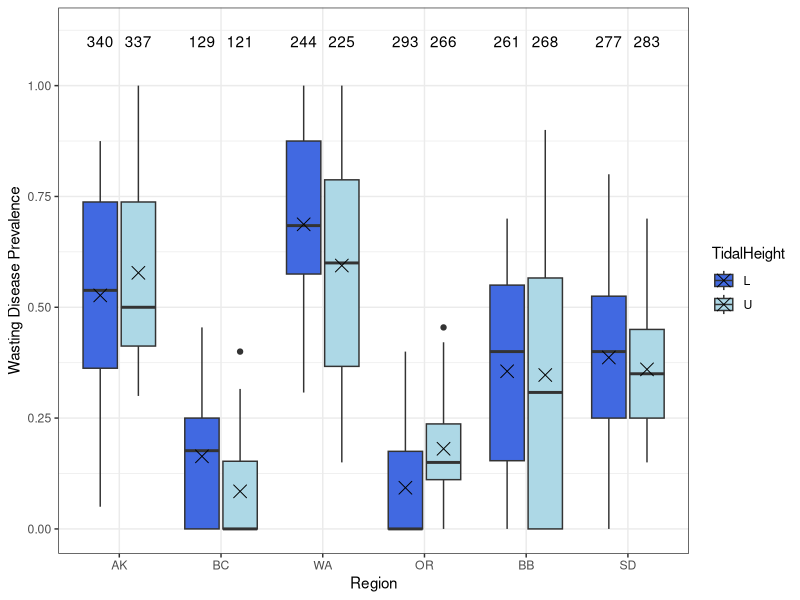
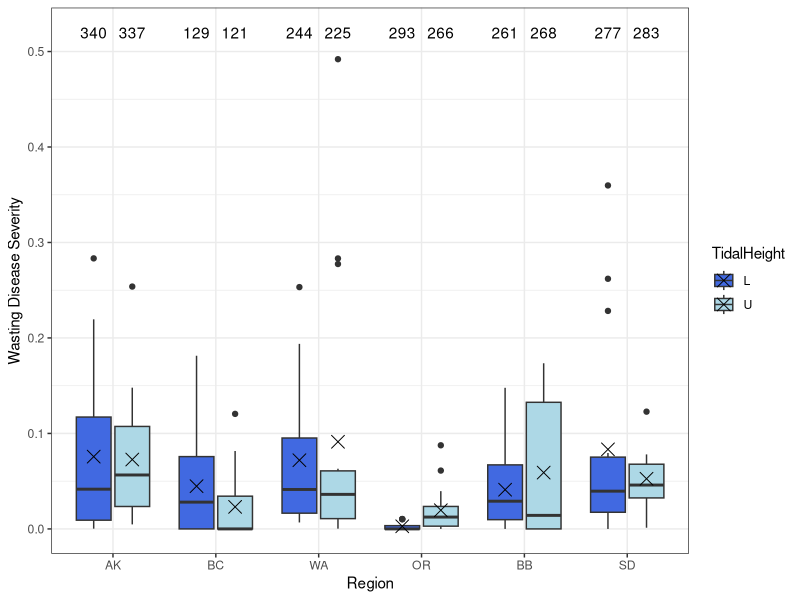
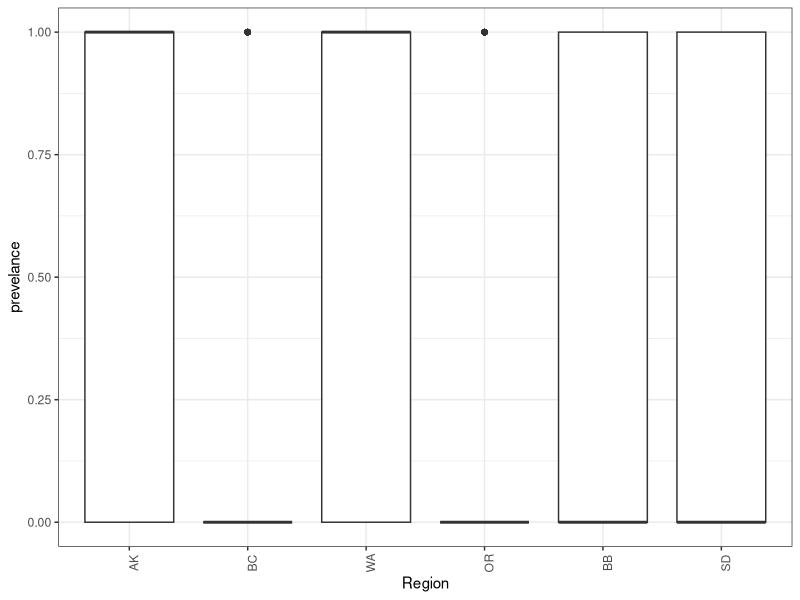
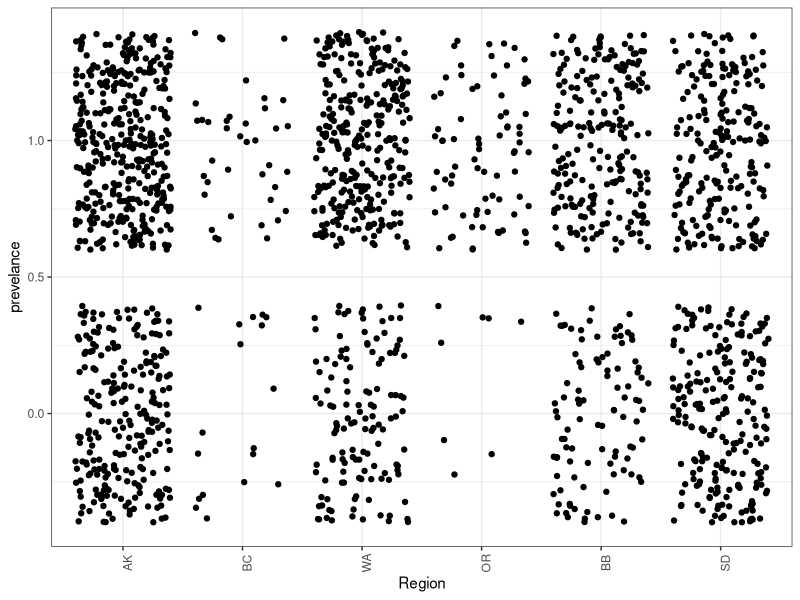

Recreate these plots in R, in order. (Note: this script raises an error after producing the figures.)
library(tidyverse)
library(ggplot2)
site_order <- c("Alaska","British Columbia","Washington","Oregon","Bodega Bay","San Diego")
site_order2 <- c("AK","BC","WA","OR","BB","SD")

## read in and organize output from EELISA
output <- read.csv("NSF_Log_2019_12_16.csv")
output$location <- ordered(output$location,levels=site_order)
output <- separate(output,col=file_name,c("Region","SiteCode","Transect","TidalHeight",NA,NA),sep="[.]",remove = FALSE)
output <- unite(output,col="SampleID",c("Region","SiteCode","Transect","TidalHeight","blade_num"),sep=".",remove=FALSE)
output$Region <- ordered(output$Region,levels=site_order2)

#subset only EELISA scans split properly
output_true <- subset(output,correct_num=="TRUE")
which(duplicated(output_true$SampleID))
which(duplicated(output_true$SampleID,fromLast = TRUE))
output_true[c(1413,1414,1415,1467,1468,1469),]
#The duplicate SampleIDs come from the file "AK.C.4.L.6_10.tiff" which overlaps.
#Only 3 duplicates for the "true" dataset right now - some of the others were not split evenly.
#We want to keep the later entries (1467,1468,1469) because those are the "correct" numbers (match the surrounidng scans)
#Decide whether to keep the extra 6_10 blades as 21_25?
output_true <- output_true[-c(1413,1414,1415),]

## read in and organize DiseaseBlade samples (1-15 per transect)
blades <- read.csv("DiseaseBlades.csv")
blades$SampleID <- gsub("U","U_",blades$SampleID)
blades$SampleID <- gsub("L","L_",blades$SampleID)
blades <- separate(blades,col=SampleID,c("SampleDate","Region","SiteCode","TidalHeight","Transect","Blade"),sep="_")
blades <- unite(blades,col="SampleID",c("Region","SiteCode","Transect","TidalHeight","Blade"),sep=".",remove=FALSE)
blades$Region <- ordered(blades$Region,levels=site_order2)

## read in and organize the Epiphyte Blades samples (16-20 per transect)
epi_blades <- read.csv("ShootMetrics.csv")
epi_blades <- epi_blades[,c(3,15)]
epi_blades$SampleID <- gsub("U","U_",epi_blades$SampleID)
epi_blades$SampleID <- gsub("L","L_",epi_blades$SampleID)
epi_blades$SampleID <- gsub("_m4","_16",epi_blades$SampleID)
epi_blades$SampleID <- gsub("_m8","_17",epi_blades$SampleID)
epi_blades$SampleID <- gsub("_m12","_18",epi_blades$SampleID)
epi_blades$SampleID <- gsub("_m16","_19",epi_blades$SampleID)
epi_blades$SampleID <- gsub("_m20","_20",epi_blades$SampleID)

epi_blades <- separate(epi_blades,col=SampleID,c("SampleDate","Region","SiteCode","TidalHeight","Transect","Blade"),sep="_")
epi_blades <- unite(epi_blades,col="SampleID",c("Region","SiteCode","Transect","TidalHeight","Blade"),sep=".",remove=FALSE)
epi_blades$Region <- ordered(epi_blades$Region,levels=site_order2)

## combine Epiphyte and Disease Blades
blades <- rbind(blades,epi_blades)

# combine blades and EElISA output
# once we get the splits right, this will be the full data set
disease <- left_join(blades,output,by=c("SampleID","Region","SiteCode","TidalHeight","Transect"))
disease <- subset(disease,correct_num=="TRUE" | is.na(correct_num))
which(duplicated(disease$SampleID,fromLast = TRUE))
disease[which(duplicated(disease$SampleID)),]
disease[c(209,211,213,2484,2485,2486,2487,2488,2994,2995,2996,2997,2998),]
# calculate blade areas from EELISA output for samples that were not measured by hand
disease$BladeArea.cm2 <- ifelse(is.na(disease$BladeArea.cm2),disease$lesion_area+disease$healthy_area/100,disease$BladeArea.cm2)
# For now, drop samples that have no BladeArea (not measured by hand and no EELISA output)
disease_most <- subset(disease,BladeArea.cm2!="NA")
# Remaining samples should have EELISA output OR prevelance and severity are 0 (for hand-measured)
disease_most$prevelance <- ifelse(is.na(disease_most$severity),0,disease_most$prevelance)
disease_most$severity <- ifelse(is.na(disease_most$severity)&disease_most$prevelance==0,0,disease_most$severity)
disease_most$lesion_area <- ifelse(is.na(disease_most$lesion_area)&disease_most$prevelance==0,0,disease_most$lesion_area)
disease_most$severity_per <- disease_most$severity/100
disease_most_summ <- disease_most%>%
  group_by(Region,SiteCode,TidalHeight,Transect)%>%
  summarize(prev=mean(prevelance),sev=mean(severity_per,na.rm = TRUE),
            lesion=mean(lesion_area,na.rm=TRUE),count=length(blade_num),
            percent=count/20)
disease_most_summ2 <- disease_most%>%
  group_by(Region,TidalHeight)%>%
  summarize(prev=mean(prevelance),sev=mean(severity_per,na.rm = TRUE),
            lesion=mean(lesion_area,na.rm=TRUE),count=length(blade_num))
ggplot(data=disease_most_summ,aes(x=Region,y=prev,fill=TidalHeight))+geom_boxplot()+
  stat_summary(fun.y=mean,geom="point",shape=4,size=4,position=position_dodge(width=0.75))+
  geom_text(data=disease_most_summ2,aes(x=Region,y=1.1,label=count),position=position_dodge(width=0.75))+
  scale_y_continuous(limits=c(0,1.12),breaks=c(0,0.25,0.5,0.75,1.0))+
  scale_fill_manual(values=c("royal blue","light blue"))+
  ylab("Wasting Disease Prevalence")+
  theme_bw()+
  theme()

ggplot(data=disease_most_summ,aes(x=Region,y=sev,fill=TidalHeight))+geom_boxplot()+
  stat_summary(fun.y=mean,geom="point",shape=4,size=4,position=position_dodge(width=0.75))+
  geom_text(data=disease_most_summ2,aes(x=Region,y=0.52,label=count),position=position_dodge(width=0.75))+
  scale_y_continuous(limits=c(0,0.52),breaks=c(0,0.1,0.2,0.3,0.4,0.5))+
  scale_fill_manual(values=c("royal blue","light blue"))+
  ylab("Wasting Disease Severity")+
  theme_bw()+
  theme()

  
ggplot(disease_most,aes(x=Region,y=prevelance))+geom_boxplot()+
  theme_bw()+
  theme(axis.text.x = element_text(angle=90))

# # for now, look at only the successful splits
# disease2 <- inner_join(blades,output_true,by="SampleID")
# disease2$BladeArea.cm2 <- ifelse(disease2$BladeArea.cm2=="NA",disease2$lesion_area+disease2$healthy_area/100,disease2$BladeArea.cm2)
# # need to double-check that the healthy and lesion areas are in mm2?
# # note that Eelisa areas are less than the length x width areas
# disease2$prevelance <- ifelse(disease2$severity=="NA","0",disease2$prevelance)
# hmm <-anti_join(output_true,blades,by="SampleID")
# disease2_summ <- disease2%>%
#   group_by(location,site_code,tidal_height)%>%
#   summarize(prev=mean(prevelance),sev=mean(severity),lesion=mean(lesion_area),count=length(blade_num))


ggplot(disease,aes(x=Region,y=prevelance))+geom_jitter()+
  theme_bw()+
  theme(axis.text.x = element_text(angle=90))

ggplot(output_summ,aes(x=location,y=sev))+geom_histogram()+
  theme_bw()+
  theme(axis.text.x = element_text(angle=90))

sev_dist <- ggplot(output,aes(x=location,y=severity,fill=tidal_height))+geom_boxplot()+
  scale_fill_manual(values=c("royal blue","light blue"))+
  theme_bw()+
  theme(axis.text.x = element_text(angle=90))
sev_dist
ggsave(plot=sev_dist,filename = "Severity_Dist.jpg")

sev_dist2 <- ggplot(output,aes(x=site_code,y=severity,fill=tidal_height))+geom_boxplot()+
  facet_wrap(~location)+
  scale_fill_manual(values=c("royal blue","light blue"))+
  theme_bw()+
  theme(axis.text.x = element_text(angle=90))
sev_dist2

levels(output$location)
ggsave(plot=sev_dist2,filename = "Severity_Dist2.jpg")

ggplot(disease,aes(x=prevelance,fill=Region))+geom_histogram()+
  theme_bw()+
  theme(axis.text.x = element_text(angle=90))
